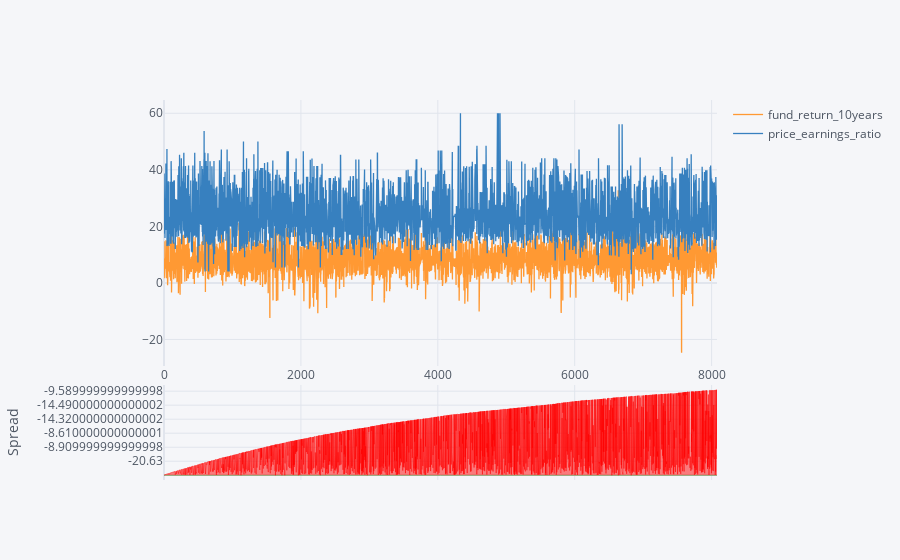

This figure's notebook cell:
### Markdown cell above
### SPREAD BETWEEN FUND RETURNS AND PE

### Code cell
df[['fund_return_10years','price_earnings_ratio']].iplot(kind = "spread")

### Figure 1 — Plotly figure (JSON) as saved in the notebook; plotly's stock layout.template omitted (floating-point values rounded to 4 significant figures; data arrays with more than 128 entries replaced by an {"elided": "..."} marker saying what was removed)
{"data": [{"line": {"color": "rgba(255, 153, 51, 1.0)", "dash": "solid", "shape": "linear", "width": 1.3}, "mode": "lines", "name": "fund_return_10years", "text": "", "type": "scatter", "x": {"elided": "8080 int values"}, "y": {"elided": "8080 float values"}}, {"line": {"color": "rgba(55, 128, 191, 1.0)", "dash": "solid", "shape": "linear", "width": 1.3}, "mode": "lines", "name": "price_earnings_ratio", "text": "", "type": "scatter", "x": {"elided": "8080 int values"}, "y": {"elided": "8080 float values"}}, {"connectgaps": false, "fill": "tozeroy", "line": {"color": "green", "dash": "solid", "shape": "linear", "width": 0.5}, "mode": "lines", "name": "Spread", "showlegend": false, "type": "scatter", "x": {"elided": "8080 int values"}, "xaxis": "x2", "y": {"elided": "8080 mixed values"}, "yaxis": "y2"}, {"connectgaps": false, "fill": "tozeroy", "line": {"color": "red", "dash": "solid", "shape": "linear", "width": 0.5}, "mode": "lines", "name": "Spread", "showlegend": false, "type": "scatter", "x": {"elided": "8080 int values"}, "xaxis": "x2", "y": {"elided": "8080 mixed values"}, "yaxis": "y2"}], "layout": {"autosize": true, "hovermode": "x", "legend": {"bgcolor": "#F5F6F9", "font": {"color": "#4D5663"}}, "paper_bgcolor": "#F5F6F9", "plot_bgcolor": "#F5F6F9", "title": {"font": {"color": "#4D5663"}}, "xaxis": {"autorange": true, "gridcolor": "#E1E5ED", "range": [0, 8079], "showgrid": true, "tickfont": {"color": "#4D5663"}, "title": {"font": {"color": "#4D5663"}, "text": ""}, "type": "linear", "zerolinecolor": "#E1E5ED"}, "xaxis2": {"anchor": "y2", "autorange": true, "gridcolor": "#E1E5ED", "range": [0, 8079], "showgrid": true, "showticklabels": false, "tickfont": {"color": "#4D5663"}, "title": {"font": {"color": "#4D5663"}, "text": ""}, "type": "linear", "zerolinecolor": "#E1E5ED"}, "yaxis": {"autorange": true, "domain": [0.3, 1], "gridcolor": "#E1E5ED", "range": [-29.41, 64.7], "showgrid": true, "tickfont": {"color": "#4D5663"}, "title": {"font": {"color": "#4D5663"}, "text": ""}, "type": "linear", "zerolinecolor": "#E1E5ED"}, "yaxis2": {"autorange": true, "domain": [0, 0.25], "gridcolor": "#E1E5ED", "range": [-211.2, 4012.0], "showgrid": true, "tickfont": {"color": "#4D5663"}, "title": {"font": {"color": "#4D5663"}, "text": "Spread"}, "type": "category", "zerolinecolor": "#E1E5ED"}}}
